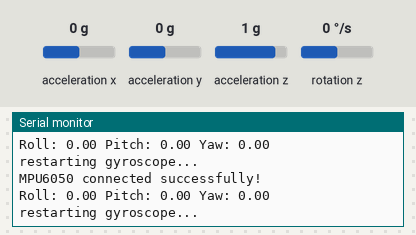
Bench run of a sketch on a simulated Arduino Uno, built with avr-gcc and run on an emulated ATmega328P. Shown: the last lines printed to the serial monitor. Inputs (shaded band) come from the test bench; at power-on: acceleration x 0 g, acceleration y 0 g, acceleration z 1 g, rotation z 0 °/s.

Above: at 1.5 s.
1.6 s: acceleration x set to -1.4 g
At 2.0 s:
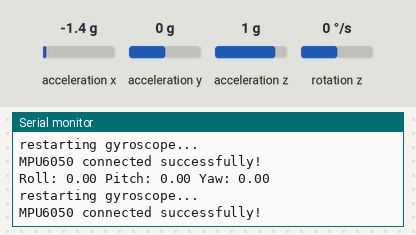
3.1 s: acceleration y set to -1.4 g
At 4.0 s:
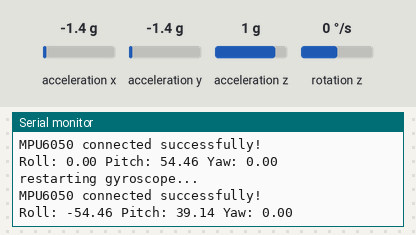
4.6 s: acceleration z set to -1.4 g
At 5.0 s:
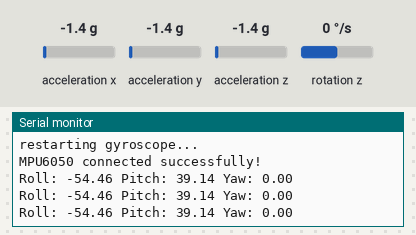
6.1 s: rotation z set to -192 °/s
At 6.5 s:
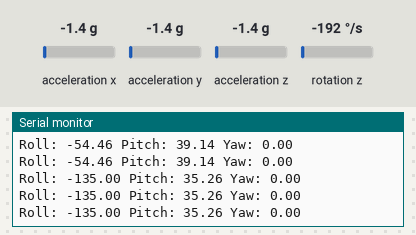
Timing chart, 0 to 8.6 s (numbered marks = the images above; inputs shaded):
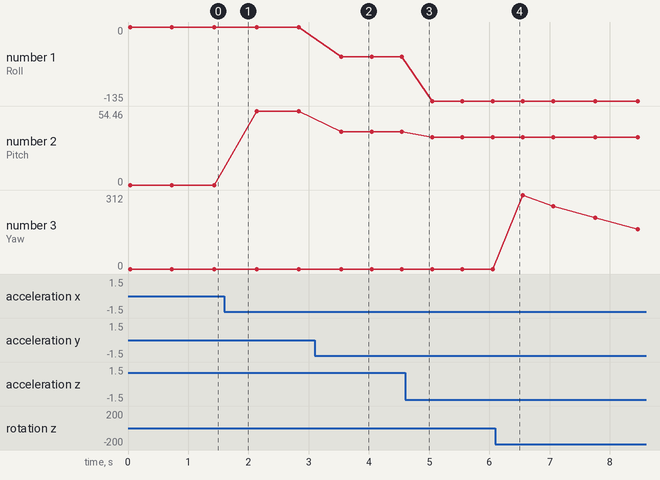

The sketch:

gyro.ino
```cpp
#include <Wire.h>
#include <MPU6050.h>

MPU6050 mpu;

// bug chatching arrays

const int bufferSize = 5;
float roll_bug[bufferSize];
float pitch_bug[bufferSize];
int currentIndex = 0;
bool repeating = false;

float roll = 0.0;
float pitch = 0.0;
float yaw = 0.0;
int dt = 250;

void setup() {
  Serial.begin(9600);
  Wire.begin();

  // Initialize MPU6050
  mpu.initialize();

  // Check if MPU6050 is connected
  if (mpu.testConnection()) {
    Serial.println("MPU6050 connected successfully!");
  } else {
    Serial.println("MPU6050 connection failed. Check wiring!");
  }
}

void loop() {
  // Read sensor data and print to serial monitor

  gyro();
  delay(dt);
}
void gyro() {
  // raw data
  int16_t accelerometerX = mpu.getAccelerationX();
  int16_t accelerometerY = mpu.getAccelerationY();
  int16_t accelerometerZ = mpu.getAccelerationZ();

  // calculate for g-force values
  float accelX = accelerometerX / 16384.0;
  float accelY = accelerometerY / 16384.0;
  float accelZ = accelerometerZ / 16384.0;

  // calculate for roll pich and yaw
  roll = atan2(accelY, accelZ) * 180.0 / PI;
  pitch = atan2(-accelX, sqrt(accelY * accelY + accelZ * accelZ)) * 180.0 / PI;
  // Read gyroscope data
  int16_t gyroZ = mpu.getRotationZ();

  // Calculate yaw angle
  yaw += (gyroZ / 131.0) * (dt / 1000.0); // Convert dt to seconds

  // Normalize yaw angle to the range of 0-360 degrees
  if (yaw < 0) {
    yaw += 360.0;
  } else if (yaw >= 360.0) {
    yaw -= 360.0;
  }
  Serial.print("Roll: ");
  Serial.print(roll);
  Serial.print(" Pitch: ");
  Serial.print(pitch);
  Serial.print(" Yaw: ");
  Serial.println(yaw);
  addToCircularBuffer(roll, pitch);
  mpu_restart();
  delay(dt);
}
void addToCircularBuffer(float roll, float pitch) {
  roll_bug[currentIndex] = roll;
  pitch_bug[currentIndex] = pitch;
  currentIndex = (currentIndex + 1) % bufferSize;
}
bool check_buffer() {
  for (int i = 1; i < 5; i++) {
    if ((roll_bug[i] != roll_bug[0]) && (pitch_bug[i] != pitch_bug[0])) {
      return(false);
    }
  }
  return(true);
}
void mpu_restart() {
  // checks if a restart is required
  if (check_buffer()) {
    Serial.println("restarting gyroscope...");
    delay(200);
    mpu.initialize();
    if (mpu.testConnection()) {
      Serial.println("MPU6050 connected successfully!");
    } else {
      Serial.println("MPU6050 connection failed. Check wiring!");
      delay(200);
    }
  }
}
```

Measured:
- after the input at 3.1 s, the serial monitor: prints a new line after 0.44 s (image 2)
- plotted number 1: 0 → -54.46 after the input at 3.1 s, -54.46 → -135 after the input at 4.6 s
- plotted number 2: 0 → 54.46 after the input at 1.6 s, 54.46 → 39.14 after the input at 3.1 s, 39.14 → 35.26 after the input at 4.6 s
- plotted number 3: 0 → 168 after the input at 6.1 s
